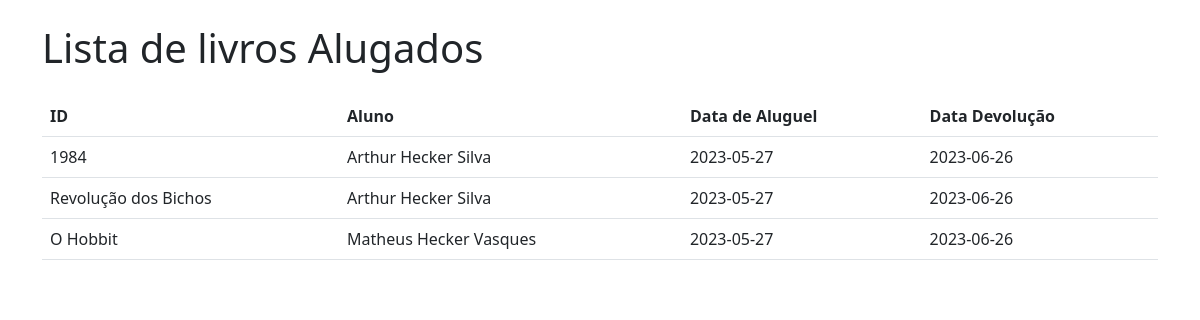
The page /livros_alugados (signed in) on the database its author committed.
### app.py (models this page shows, shortened)
class Livro(db.Model):
    __tablename__ = 'livros'
    idLivro = db.Column(db.Integer, primary_key=True)
    tituloLivro = db.Column(db.String(100), nullable=False)
    editora = db.Column(db.String(100), nullable=False)
    anoLivro = db.Column(db.Integer, nullable=False)
    quantidadeLivros = db.Column(db.Integer, nullable=False)
    qtdeLivDisponiveis = db.Column(db.Integer, nullable=False)

class User(db.Model, UserMixin):
    __tablename__ = "users"
    id = db.Column(db.Integer, primary_key=True)
    name = db.Column(db.String(84), nullable=False)
    email = db.Column(db.String(84), nullable=False, unique=True)
    password = db.Column(db.String(255), nullable=False)
    aluno = db.relationship('Aluno', uselist=False, backref='user', cascade='all, delete-orphan')
    funcionario = db.relationship('Funcionario', uselist=False, backref='user', cascade='all, delete-orphan')

class LivrosAlugados(db.Model):
    __tablename__ = "livros_alugados"
    id = db.Column(db.Integer, primary_key=True)
    aluno_id = db.Column(db.Integer, db.ForeignKey('alunos.id'))
    livro_id = db.Column(db.Integer, db.ForeignKey('livros.idLivro'))
    dataAluguel = db.Column(db.String(100), nullable=False)
    dataDevolucao = db.Column(db.String(100), nullable=True)

### app.py (the view)
@app.route("/livros_alugados")
@login_required
def livros_alugados():
    livros = Livro.query.all()
    alunos = Aluno.query.all()
    users = User.query.all()
    livros_alugados = LivrosAlugados.query.all()
    return render_template("livros_alugados.html", livros_alugados=livros_alugados, livros=livros, alunos=alunos, users=users)

### app.py (called while the page is built)
@login_manager.user_loader
def load_user(user_id):
    return User.query.get(user_id)

### templates/livros_alugados.html (shortened to what this page needs)
<!DOCTYPE html>
<html lang="en">
  <head>
    <link
      rel="stylesheet"
      href="{{ url_for('static', filename='css/bootstrap.min.css') }}"
    />
  </head>
  <body>
    <div class="container">
      <h1 class="mt-4 mb-4">Lista de livros Alugados</h1>
      <table class="table">
        <thead>
          <tr>
            <th>ID</th>
            <th>Aluno</th>
            <th>Data de Aluguel</th>
            <th>Data Devolução</th>
          </tr>
        </thead>
        <tbody>
          {% for livro_alugado in livros_alugados %}
          <tr>
            <td value="{{ livro_alugado.livro_id }}">
              {{ livros[livro_alugado.livro_id - 1].tituloLivro }}
            </td>
            <td value="{{ livro_alugado.aluno_id }}">
              {{ users[livro_alugado.aluno_id - 1].name }}
            </td>
            <td>{{ livro_alugado.dataAluguel }}</td>
            <td>{{ livro_alugado.dataDevolucao }}</td>
          </tr>
          {% endfor %}
        </tbody>
      </table>
    </div>
  </body>
</html>

### rows shown on the page
LivrosAlugados: {{ livro_alugado.livro_id }} 1 (drawn), {{ livro_alugado.aluno_id }} 1 (drawn), dataAluguel "2023-05-27", dataDevolucao "2023-06-26"
Livro: tituloLivro "1984"
User: name "Arthur Hecker Silva"
LivrosAlugados: {{ livro_alugado.livro_id }} 4 (drawn), {{ livro_alugado.aluno_id }} 1 (drawn), dataAluguel "2023-05-27", dataDevolucao "2023-06-26"
Livro: tituloLivro "Revolução dos Bichos"
LivrosAlugados: {{ livro_alugado.livro_id }} 2 (drawn), {{ livro_alugado.aluno_id }} 2 (drawn), dataAluguel "2023-05-27", dataDevolucao "2023-06-26"
Livro: tituloLivro "O Hobbit"
User: name "Matheus Hecker Vasques"
